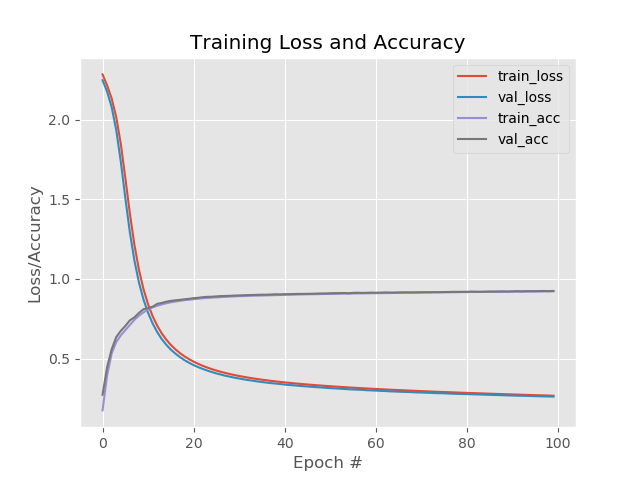

Source code (Python):
from sklearn.preprocessing import LabelBinarizer #one-hot encode the integer label to vector labels
from sklearn.model_selection import train_test_split 
#give us a nicely formatted report
#classification_report displaying the total accuracy of our model,
#along with a breakdown on the classification accuracy
#for each digit

from sklearn.metrics import classification_report
#workThe Sequential class indicates that our network will be feedforward and layers will
#be added to the class sequentially, one on top of the other.
from keras.models import Sequential
#The Dense class is the
#implementation of our fully-connected layers.
from keras.layers.core import Dense
#SGD would be used to optimize the parameters of the network.
from keras.optimizers import SGD
#from sklearn import datasets
from keras.datasets import mnist
import matplotlib.pyplot as plt 
import numpy as np
import argparse

#construct the argument parse and parse the arguments
ap = argparse.ArgumentParser()
ap.add_argument("-o","--output", required=True,
    help="path to the output loss/accuracy plot")
ap.add_argument("-m","--model", required=True,
    help="path to save model")
args = vars(ap.parse_args())

print("[INFO] loading MNIST (full) dataset...")
#dataset = datasets.fetch_mldata("MNIST Original", data_home=custom_data_home)
#os.listdir(os.path.join(custom_data_home, 'mldata'))
#dataset = datasets.load_digits()
#scale the raw pixel intensities to the range [0, 1.0], then
#construct the training and testing splits
#data = dataset.data.astype("float")/ 255.0
(trainX,trainY) , (testX, testY) = mnist.load_data()
trainX = trainX.reshape((60000, 28*28))
trainX = trainX.astype("float32")/255

testX = testX.reshape((10000, 28*28))
testX = testX.astype("float32")/255

#convert labels from integers to vectors
lb = LabelBinarizer()
trainY = lb.fit_transform(trainY)
testY = lb.transform(testY)

#Defining our network architecture using keras
model = Sequential()
model.add(Dense(256, input_shape=(784,), activation="sigmoid"))
model.add(Dense(128, activation="sigmoid"))
model.add(Dense(10, activation="softmax"))

#train the model using SGD
print("[INFO] training network....")
sgd = SGD(0.01) #initialize the SGD optimzer with learning rate of 0.01
model.compile(loss = "categorical_crossentropy", optimizer= sgd,
                metrics= ["accuracy"])
H = model.fit(trainX, trainY, validation_data = (testX, testY), epochs=100, batch_size=128)


#Evaluating the model
print("[INFO] evaluating network...")
predictions = model.predict(testX, batch_size=128)
print(classification_report(testY.argmax(axis=1),
            predictions.argmax(axis=1),
            target_names=[str(x) for x in lb.classes_]))


# plot the training loss and accuracy
plt.style.use("ggplot")
plt.figure()
plt.plot(np.arange(0, 100), H.history["loss"], label="train_loss")
plt.plot(np.arange(0, 100), H.history["val_loss"], label="val_loss")
plt.plot(np.arange(0, 100), H.history["accuracy"], label="train_acc")
plt.plot(np.arange(0, 100), H.history["val_accuracy"], label="val_acc")
plt.title("Training Loss and Accuracy")
plt.xlabel("Epoch #")
plt.ylabel("Loss/Accuracy")
plt.legend()
plt.savefig(args["output"])

print("[INFO] serializing network...")
model.save(args["model"])
